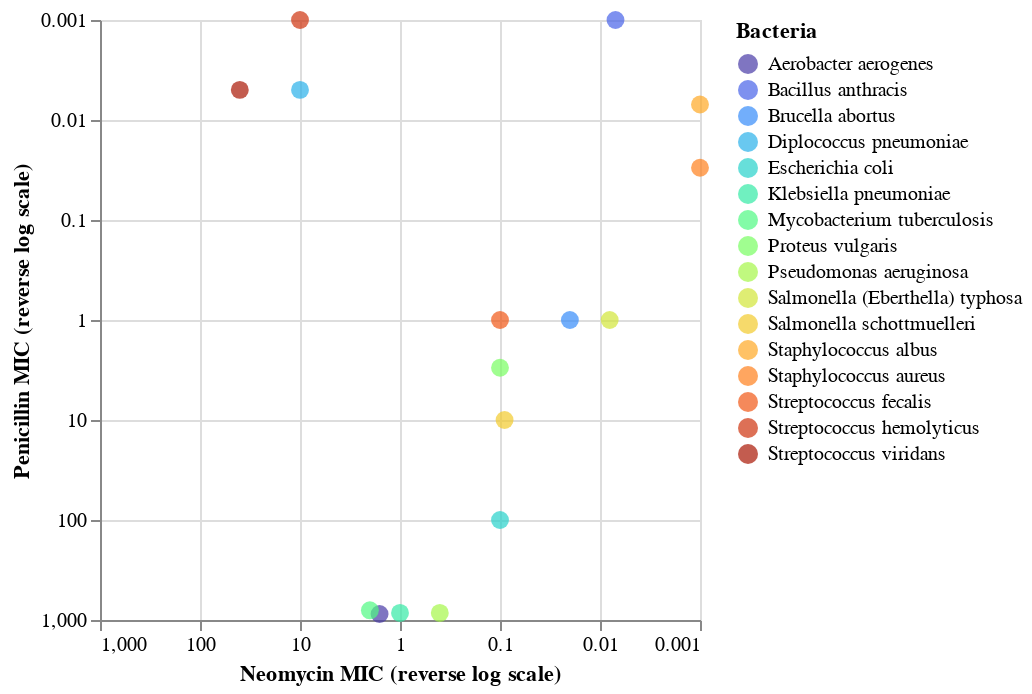

Notebook code for this chart:
### Code cell
alt.Chart(antibiotics).mark_circle(size=80).encode(
    alt.X('Neomycin:Q', 
        sort='descending',
        scale=alt.Scale(type='log', domain=[0.001, 1000]),
        # axis=alt.Axis(orient='top'),
        axis=alt.Axis(tickCount=5),
        title='Neomycin MIC (reverse log scale)'
        ),
    alt.Y('Penicillin:Q',
        sort='descending',
        scale=alt.Scale(type='log', domain=[0.001, 1000]),
        # axis=alt.Axis(orient='right'),
        axis=alt.Axis(tickCount=5),
        title='Penicillin MIC (reverse log scale)'
    ),
    alt.Color('Bacteria:O',
        scale=alt.Scale(scheme='turbo')
    )
).properties(
    width=300,
    height=300
)

### Figure 1 — Vega-Lite specification as saved in the notebook (floating-point values rounded to 4 significant figures)
{"config": {"view": {"continuousWidth": 400, "continuousHeight": 300}}, "data": {"name": "data-8833440f737304311e72aeeffd7b9881"}, "mark": {"type": "circle", "size": 80}, "encoding": {"color": {"field": "Bacteria", "scale": {"scheme": "turbo"}, "type": "ordinal"}, "x": {"axis": {"tickCount": 5}, "field": "Neomycin", "scale": {"domain": [0.001, 1000], "type": "log"}, "sort": "descending", "title": "Neomycin MIC (reverse log scale)", "type": "quantitative"}, "y": {"axis": {"tickCount": 5}, "field": "Penicillin", "scale": {"domain": [0.001, 1000], "type": "log"}, "sort": "descending", "title": "Penicillin MIC (reverse log scale)", "type": "quantitative"}}, "height": 300, "width": 300, "$schema": "https://vega.github.io/schema/vega-lite/v4.17.0.json", "datasets": {"data-8833440f737304311e72aeeffd7b9881": [{"Bacteria": "Aerobacter aerogenes", "Penicillin": 870.0, "Streptomycin": 1.0, "Neomycin": 1.6, "Gram_Staining": "negative", "Genus": "other"}, {"Bacteria": "Bacillus anthracis", "Penicillin": 0.001, "Streptomycin": 0.01, "Neomycin": 0.007, "Gram_Staining": "positive", "Genus": "other"}, {"Bacteria": "Brucella abortus", "Penicillin": 1.0, "Streptomycin": 2.0, "Neomycin": 0.02, "Gram_Staining": "negative", "Genus": "other"}, {"Bacteria": "Diplococcus pneumoniae", "Penicillin": 0.005, "Streptomycin": 11.0, "Neomycin": 10.0, "Gram_Staining": "positive", "Genus": "other"}, {"Bacteria": "Escherichia coli", "Penicillin": 100.0, "Streptomycin": 0.4, "Neomycin": 0.1, "Gram_Staining": "negative", "Genus": "other"}, {"Bacteria": "Klebsiella pneumoniae", "Penicillin": 850.0, "Streptomycin": 1.2, "Neomycin": 1.0, "Gram_Staining": "negative", "Genus": "other"}, {"Bacteria": "Mycobacterium tuberculosis", "Penicillin": 800.0, "Streptomycin": 5.0, "Neomycin": 2.0, "Gram_Staining": "negative", "Genus": "other"}, {"Bacteria": "Proteus vulgaris", "Penicillin": 3.0, "Streptomycin": 0.1, "Neomycin": 0.1, "Gram_Staining": "negative", "Genus": "other"}, {"Bacteria": "Pseudomonas aeruginosa", "Penicillin": 850.0, "Streptomycin": 2.0, "Neomycin": 0.4, "Gram_Staining": "negative", "Genus": "other"}, {"Bacteria": "Salmonella (Eberthella) typhosa", "Penicillin": 1.0, "Streptomycin": 0.4, "Neomycin": 0.008, "Gram_Staining": "negative", "Genus": "Salmonella"}, {"Bacteria": "Salmonella schottmuelleri", "Penicillin": 10.0, "Streptomycin": 0.8, "Neomycin": 0.09, "Gram_Staining": "negative", "Genus": "Salmonella"}, {"Bacteria": "Staphylococcus albus", "Penicillin": 0.007, "Streptomycin": 0.1, "Neomycin": 0.001, "Gram_Staining": "positive", "Genus": "Staphylococcus"}, {"Bacteria": "Staphylococcus aureus", "Penicillin": 0.03, "Streptomycin": 0.03, "Neomycin": 0.001, "Gram_Staining": "positive", "Genus": "Staphylococcus"}, {"Bacteria": "Streptococcus fecalis", "Penicillin": 1.0, "Streptomycin": 1.0, "Neomycin": 0.1, "Gram_Staining": "positive", "Genus": "Streptococcus"}, {"Bacteria": "Streptococcus hemolyticus", "Penicillin": 0.001, "Streptomycin": 14.0, "Neomycin": 10.0, "Gram_Staining": "positive", "Genus": "Streptococcus"}, {"Bacteria": "Streptococcus viridans", "Penicillin": 0.005, "Streptomycin": 10.0, "Neomycin": 40.0, "Gram_Staining": "positive", "Genus": "Streptococcus"}]}}
